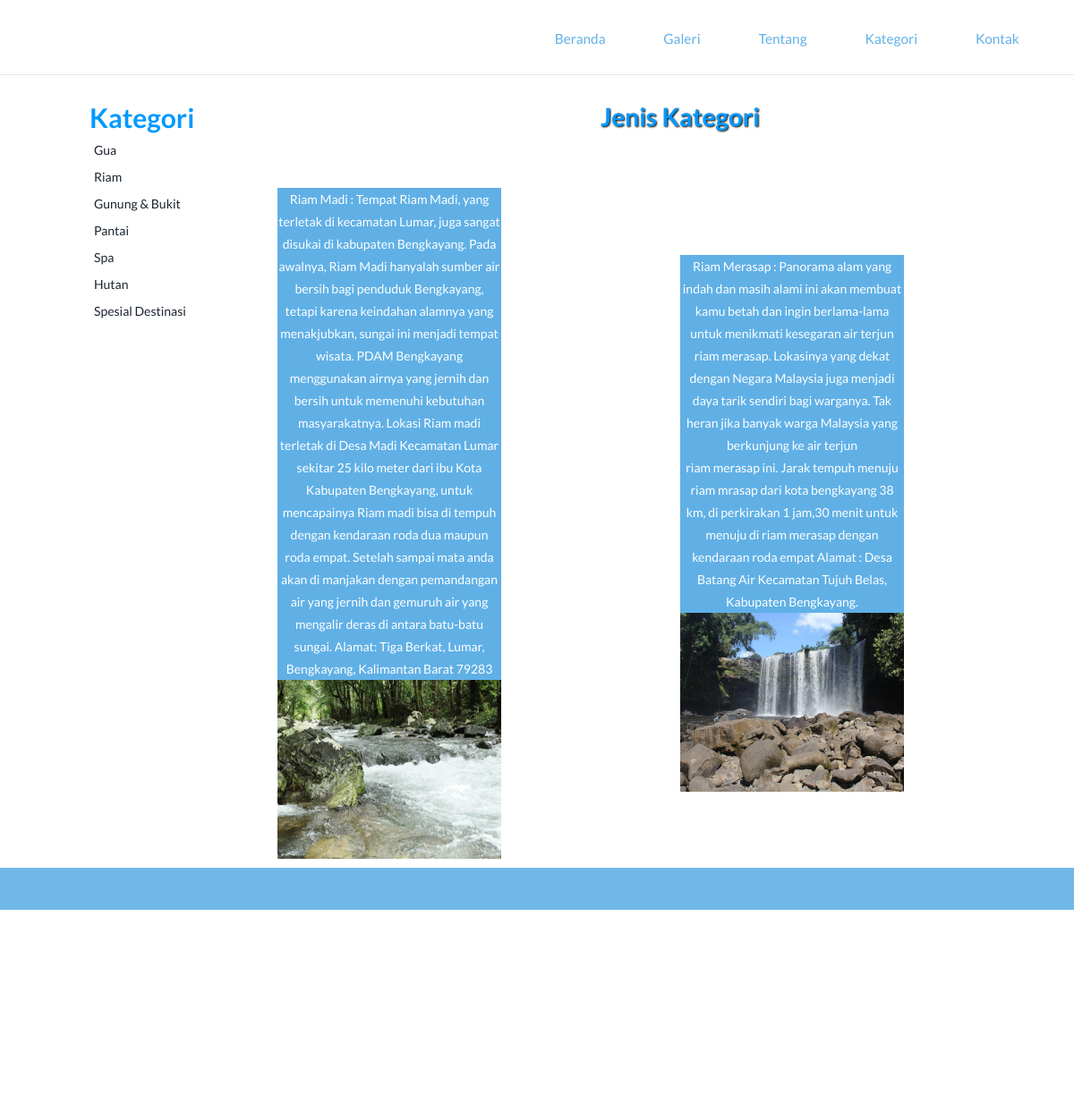
/subcat.php?catid=2, run on the app's committed database.
### tables this page shows
CREATE TABLE `category` (
  `Cat_id` int(100) NOT NULL,
  `Cat_name` varchar(2000) NOT NULL
);

CREATE TABLE `subcategory` (
  `Subcatid` int(200) NOT NULL,
  `Subcatname` varchar(1000) NOT NULL,
  `Catid` int(200) NOT NULL,
  `Pic` varchar(8000) NOT NULL,
  `Detail` varchar(8000) NOT NULL
);

### subcat.php (the view, shortened to what this page needs)
<!DOCTYPE html>
<html>
<head>
<link href="stylecss.css" rel='stylesheet' type='text/css'/>
<link href="css/bootstrap.css" rel='stylesheet' type='text/css'/>
<link href="css/style.css" rel="stylesheet" type="text/css" media="all"/>
</head>
<body>
<?php include('function.php'); ?>
<?php include('top.php'); ?>
<br>
<br>
<br>
<div style="height:50px"></div>
<div style="width:1000px; margin:auto" >
<div style="width:200px; float:left">
<table cellpadding="0" cellspacing="0" width="1000px">
<tr><td style="font-size:30px; color:#09F"><b>Kategori</b></td></tr>
<?php
$s="select * from category";
$result=mysqli_query($cn,$s);
while($data=mysqli_fetch_array($result))
{
		echo "<tr><td style=' padding:5px;'><a href='subcat.php?catid=$data[0]'>$data[1]</a></td></tr>";
}
?>
</table>
</div>
<div style="width:800px; float:left">
<table cellpadding="0px" cellspacing="0" width="1000px">
<tr><td class="headingText">Jenis Kategori</td></tr>
<tr><td class="paraText" width="900px">
<table cellpadding="0" cellspacing="0" width="900px">
<?php
$s="select * from subcategory where Catid='" .$_GET["catid"] . "'";
$result=mysqli_query($cn,$s);
$n=0;
while($data=mysqli_fetch_array($result))
{
	if($n%3==0)
	{
	?>
<tr>
<?php
	}?>
<td>
<table border="0" width="100px" bordercolor="#FF6666">
<tr><td align="center" style="background-color:#60B0E6; color:#FFF"><?php echo $data[1];?> </td></tr>
<tr><td class="images"><img src="Admin/subcatimages/<?php echo $data[3]; ?>" width="250px" height="200px" /></td></tr><br/><br/>
</table>
</td>
<?php
$n=$n+1;
}
?>
</table>
</td></tr></table>
</div>
</div>
<?php include('bottom.php'); ?>
</body>
</html>

### function.php (shortened to what this page needs)
<!DOCTYPE html>
<html>
<head>
</head>
<body>
</body>
</html>

### top.php (shortened to what this page needs)
<div class="header-top">
  <div class="container">
	 <div class="top-nav">
				<div class="menu">
				<ul id="nav">
					 <li><a href="index.php#section-1"  onclick="javascript:window.open('index.php#section-1','_self')"> Beranda </a></li>
					 <li><a href="index.php#section-3"  onclick="javascript:window.open('index.php#section-3','_self')"> Galeri </a></li>
					 <li><a href="index.php#section-2"  onclick="javascript:window.open('index.php#section-2','_self')"> Tentang </a></li>
					 <li><a href="category.php" onclick="javascript:window.open('category.php','_self')">Kategori</a></li>
					 <li><a href="index.php#section-5"   onclick="javascript:window.open('index.php#section-5','_self')"> Kontak </a></li>
				 </ul>
				 </div>
	 </div>
	  <div class="clearfix"> </div>
 </div>
</div>

### bottom.php (shortened to what this page needs)
<div class="fotter">
	 <div class="container">
		 <div class="fotter-grids">
			 <div class="col-md-4 fotter-left">
			 </div>
			 <div class="col-md-4 fotter-middle">
			 <div class="col-md-4 fotter-right" style="padding-left:10px">
			 <h3></h3><br/>
			  </div>
			 <div class="social-icons">
			 <a href="#"><span class="facebook"> </span></a>
			 <a href="#"><span class="twitter"> </span></a>
			 <a href="#"><span class="googleplus"> </span></a>
			 <a href="#"><span class="pinterest"> </span></a>
			 <a href="#"><span class="instagram"> </span></a>
			 </div>
			 <div class="clearfix"></div>
	     </div>
		 <div class="clearfix"></div>
	 </div>
</div>
</div>
<div class="copyright text-right">
<p style="padding-right:100px"></p>
</div>

### stylecss.css (style rules this page uses)
.headingText { font-size:38px; color:#09F; margin:5px; font-weight:bold; text-shadow:1px 1px 2px black;; text-align:center; }
.paraText { line-height:25px; padding:10px; text-align:justify; }

### style.css (style rules this page uses)
.headingText { font-size:28px; color:#09F; margin:5px; font-weight:bold; text-shadow:1px 1px 2px black;; text-align:center; }
.paraText { line-height:25px; padding:10px; text-align:justify; }
body { margin:0; padding:0; font-family: 'Lato', sans-serif; -webkit-appearance:none; }
body a { transition:0.5s all; -webkit-transition:0.5s all; -moz-transition:0.5s all; -o-transition:0.5s all; -ms-transition:0.5s all; }
p { margin:0; }
ul { margin:0; padding:0; }
.header-top { background:#fff; min-height:32px; padding:1.5em 0; position: fixed; z-index: 9999; width: 100%; clear: both; border-bottom:1px solid rgba(128, 128, 128, 0.17); }
.top-nav ul { float:right; margin:0.3em 0 0 0; }
.top-nav ul li { display:inline-block; margin: 0 0.5em; }
.top-nav ul li a { color:#60B0E6; text-decoration:none; padding:0.4em 1.5em; display:block; border:1px solid #fff; font-size:1.1em; font-weight:400; }
.container:after { content: "\0020"; display: block; height: 0; clear: both; visibility: hidden; }
.clearfix:before, .clearfix:after, .row:before, .row:after { content: '\0020'; display: block; overflow: hidden; visibility: hidden; width: 0; height: 0; }
.row:after, .clearfix:after { clear: both; }
.row, .clearfix { zoom: 1; }
.fotter { background:#70B8E8; min-height:100px; }
.fotter-grids { padding: 4em 0; }
.social-icons { margin-top:3.5em; }
.social-icons a span { width:44px; height:39px; background:url('../images/social-icons.png') no-repeat 0px 0px; display:inline-block; margin: 0 0.5em; }
.social-icons a span.facebook { background-position: 0px 0px; }
.social-icons a span.twitter { background-position:-63px 0px; }
.social-icons a span.googleplus { background-position:-127px 0px; }
.social-icons a span.pinterest { background-position: -190px 0px; }
.social-icons a span.instagram { background-position:-254px 0px }
.social-icons { float:right; }
.copyright { background:#F1F2F2; min-height:48px; }
.copyright p { color:#9D9C9C; padding:1em 0; }

### data on the page
category: Cat_name "Gua"
category: Cat_name "Riam"
category: Cat_name "Gunung & Bukit"
category: Cat_name "Pantai"
category: Cat_name "Spa"
category: Cat_name "Hutan"
category: Cat_name "Spesial Destinasi"
subcategory: Subcatname "Riam Madi : Tempat Riam Madi, yang terletak di kecamatan Lumar, juga sangat disukai di kabupaten Bengkayang. Pada awalnya, Riam Madi hanyalah sumber air bersih bagi penduduk Bengkayang, tetapi karena keindahan alamnya yang menakjubkan, sungai ini menjadi tempat wisata. PDAM Bengkayang menggunakan airnya yang jernih dan bersih untuk memenuhi kebutuhan masyarakatnya. Lokasi Riam madi terletak di Desa Madi Kecamatan Lumar sekitar 25 kilo meter dari ibu Kota Kabupaten Bengkayang, untuk mencapainya Riam madi bisa di tempuh dengan kendaraan roda dua maupun roda empat. Setelah sampai mata anda akan di manjakan dengan pemandangan air yang jernih dan gemuruh air yang mengalir deras di antara…", Pic (picture)
subcategory: Subcatname "Riam Merasap : Panorama alam yang indah dan masih alami ini akan membuat kamu betah dan ingin berlama-lama untuk menikmati kesegaran air terjun riam merasap. Lokasinya yang dekat dengan Negara Malaysia juga menjadi daya tarik sendiri bagi warganya. Tak heran jika banyak warga Malaysia yang berkunjung ke air terjun riam merasap ini. Jarak tempuh menuju riam mrasap dari kota bengkayang 38 km, di perkirakan 1 jam,30 menit untuk menuju di riam merasap dengan kendaraan roda empat Alamat : Desa Batang Air Kecamatan Tujuh Belas, Kabupaten Bengkayang.", Pic (picture)
